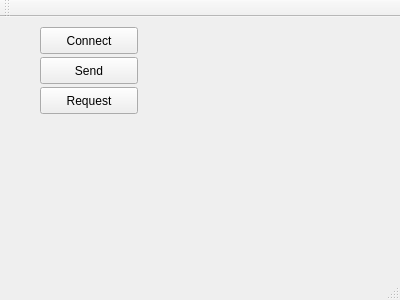
<?xml version="1.0" encoding="UTF-8"?>
<ui version="4.0">
 <class>MainWindow</class>
 <widget class="QMainWindow" name="MainWindow">
  <property name="geometry">
   <rect>
    <x>0</x>
    <y>0</y>
    <width>400</width>
    <height>300</height>
   </rect>
  </property>
  <property name="windowTitle">
   <string>MainWindow</string>
  </property>
  <widget class="QWidget" name="centralWidget">
   <widget class="QPushButton" name="pushButtonConnect">
    <property name="geometry">
     <rect>
      <x>40</x>
      <y>10</y>
      <width>98</width>
      <height>27</height>
     </rect>
    </property>
    <property name="text">
     <string>Connect</string>
    </property>
   </widget>
   <widget class="QPushButton" name="pushButtonSend">
    <property name="geometry">
     <rect>
      <x>40</x>
      <y>40</y>
      <width>98</width>
      <height>27</height>
     </rect>
    </property>
    <property name="text">
     <string>Send</string>
    </property>
   </widget>
   <widget class="QPushButton" name="pushButtonSendRequest">
    <property name="geometry">
     <rect>
      <x>40</x>
      <y>70</y>
      <width>98</width>
      <height>27</height>
     </rect>
    </property>
    <property name="text">
     <string>Request</string>
    </property>
   </widget>
  </widget>
  <widget class="QMenuBar" name="menuBar">
   <property name="geometry">
    <rect>
     <x>0</x>
     <y>0</y>
     <width>400</width>
     <height>25</height>
    </rect>
   </property>
  </widget>
  <widget class="QToolBar" name="mainToolBar">
   <attribute name="toolBarArea">
    <enum>TopToolBarArea</enum>
   </attribute>
   <attribute name="toolBarBreak">
    <bool>false</bool>
   </attribute>
  </widget>
  <widget class="QStatusBar" name="statusBar"/>
 </widget>
 <layoutdefault spacing="6" margin="11"/>
 <resources/>
 <connections/>
</ui>
